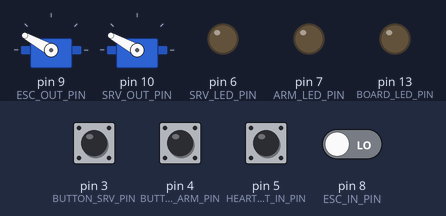
The sketch below on a simulated Arduino Uno, built with avr-gcc and run on an emulated ATmega328P. Shown: 2 × servo, output pins drawn as LEDs (lit = HIGH). Dashed ring = blinking. The test bench sets the inputs (shaded band); at power-on: pin 3 (BUTTON_SRV_PIN), pin 4 (BUTTON_ARM_PIN), pin 5 (HEARTBEAT_IN_PIN) HIGH, pin 8 (ESC_IN_PIN) LOW. EEPROM starts erased; servo pulses on a pin are drawn as a servo (544–2400 µs = 0–180°); pins used as bus, display or sensor lines are not drawn.

Above: at 1.2 s.
1.3 s: pin 4 (BUTTON_ARM_PIN) pulled LOW for 0.15 s
At 1.57 s:
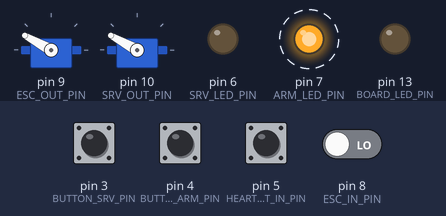
4.3 s: pin 3 (BUTTON_SRV_PIN) pulled LOW for 0.15 s
At 4.8 s:
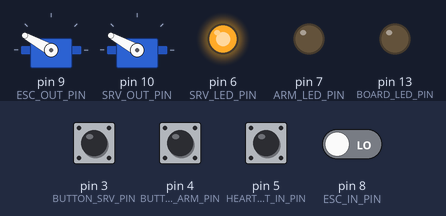
5.9 s: pin 4 (BUTTON_ARM_PIN) pulled LOW for 1 s
At 6.17 s:
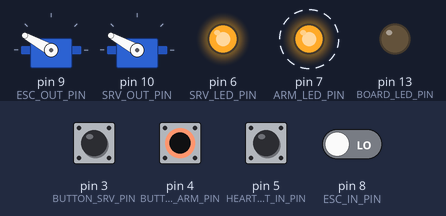
8.9 s: pin 3 (BUTTON_SRV_PIN) pulled LOW for 1 s
At 9.5 s:
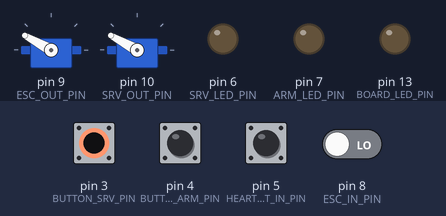
11.4 s: pin 3 (BUTTON_SRV_PIN) driven LOW and pin 4 (BUTTON_ARM_PIN) driven LOW
At 13.56 s:
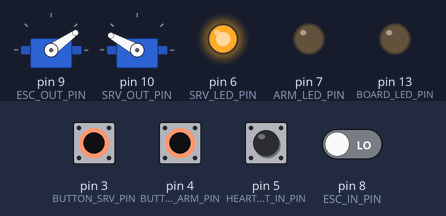
14.4 s: pin 3 (BUTTON_SRV_PIN) pulsed HIGH 2 times (0.12 s each, 0.3 s apart)
At 16.4 s:
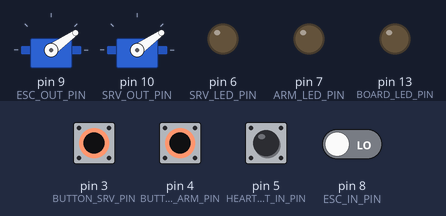
Timing chart, 0 to 18.4 s (numbered marks = the images above; inputs shaded):
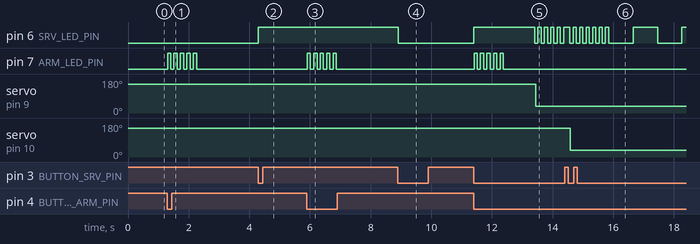

Measured:
- after the input at 1.3 s, pin 7 (ARM_LED_PIN): alternates HIGH for 0.11 s and LOW for 0.11 s, 10 changes in all, then stays LOW, starting at once
- after the input at 4.3 s, pin 6 (SRV_LED_PIN): LOW → HIGH at once
- after the input at 5.9 s, pin 7 (ARM_LED_PIN): alternates HIGH for 0.11 s and LOW for 0.11 s, 10 changes in all, then stays LOW, starting at once
- after the input at 8.9 s, pin 6 (SRV_LED_PIN): HIGH → LOW at once
- after the input at 11.4 s, pin 6 (SRV_LED_PIN): LOW → HIGH at once, then repeats every 0.21 s: LOW 0.10 s, HIGH 0.11 s; pin 7 (ARM_LED_PIN): alternates HIGH for 0.11 s and LOW for 0.11 s, 10 changes in all, then stays LOW, starting at once; servo on pin 9 (ESC_OUT_PIN): 151° → 35° after 2.0 s
- after the input at 14.4 s, servo on pin 10 (SRV_OUT_PIN): 151° → 35° after 0.18 s

The sketch:

EmergensySystem.ino
```cpp
#include <util/atomic.h>
#include <EEPROM.h>
#include "ButtonWatcher.h"
#include "LedController.h"

/////////////////////////////////////////////////////////////////////////////////////////////////////////////

// ESC input
#define ESC_IN_PIN 8 // ESC inpit pin
#define ESC_IN_PIN_REG PINB // pin 8 is ATmega pin B0 in port B
#define ESC_IN_PIN_FLAG PINB0 // pin B0

#define ESC_IN_UPDATE_INTERVAL 20 // 20 ms

// Heartbeat input
#define HEARTBEAT_IN_PIN 5
#define HEARTBEAT_IN_PIN_REG PIND
#define HEARTBEAT_IN_PIN_FLAG PIND5
#define HEARTBEAT_TIMEOUT 100 // max timeout between heartbeat pulses in milliseconds
#define HEARTBEAT_CAPTURE_TIMEOUT 1000 // in milliseconds
#define HEARTBEAT_UPDATE_INTERVAL HEARTBEAT_TIMEOUT / 4

// ESC outpit
#define ESC_OUT_PIN 9 // ESC output pin (this is OC1A ATmega pin)
#define ESC_OUT_REG OCR1A // register to write output

// Servo output
#define SRV_OUT_PIN 10 // servo output pin (this is OC1B ATmega pin)
#define SRV_OUT_REG OCR1B

// TOP value for timer1, used for servo input and output
// 16 MHz with prescaler 8 give 0,5 mks tacts
// 20 ms servo update period - 40000 tacts
#define TIMER1_TOP 40000

// Servo control button
#define BUTTON_SRV_PIN 3
#define BUTTON_SRV_REG PIND
#define BUTTON_SRV_FLAG PIND3

// Arm/Disarm button
#define BUTTON_ARM_PIN 4
#define BUTTON_ARM_REG PIND
#define BUTTON_ARM_FLAG PIND4

// Button state update interval
#define BUTTON_UPDATE_INTERVAL 50 // 50 ms

// Max/Min values for servo input and output in misroseconds
#define SERVO_MAX 2100
#define SERVO_MIN 900

// Servo state LED
#define SRV_LED_PIN 6
CLedController servoLedController( SRV_LED_PIN );

// Arm/Disarm LED
#define ARM_LED_PIN 7
CLedController armLedController( ARM_LED_PIN );

// On-board LED
#define BOARD_LED_PIN 13
CLedController boardLedController( BOARD_LED_PIN );

// LED state update interval
#define LED_UPDATE_INTERVAL 10 // 10 ms

// EEPROM addresses
#define ESC_MIN_ADDRESS 0 // min ECS out value
#define SERVO_OPEN_ADDRESS sizeof( int ) // servo open position
#define SERVO_CLOSE_ADDRESS 2 * sizeof( int ) // servo close position

// servo and ESC calibration values
unsigned int servoOpenPos = SERVO_MIN;
unsigned int servoClosePos = SERVO_MAX;
unsigned int escMinPos = SERVO_MIN;

/////////////////////////////////////////////////////////////////////////////////////////////////////////////

unsigned int readEEPROM( int address )
{
	byte hi = EEPROM.read( address );
	byte lo = EEPROM.read( address + 1 );
	return word( hi, lo );
}

void writeEEPROM( int address, unsigned int value )
{
	EEPROM.write( address, highByte( value ) );
	EEPROM.write( address + 1, lowByte( value ) );
}

/////////////////////////////////////////////////////////////////////////////////////////////////////////////

inline unsigned int restrictServoValue( unsigned int servoValue )
{
	return min( max( servoValue, SERVO_MIN ), SERVO_MAX );
}

/////////////////////////////////////////////////////////////////////////////////////////////////////////////
// Operation state

enum TState {
	S_DISARM_OPEN,
	S_DISARM_CLOSE,
	S_ARMED,
	S_FIRED,
	S_CAL_ESC,
	S_CAL_OPEN,
	S_CAL_CLOSE
};

TState state = S_DISARM_OPEN;

/////////////////////////////////////////////////////////////////////////////////////////////////////////////
// Output PWM control

// Set output ESC signal is microseconds
void setEscOut( unsigned int escValue )
{
	ATOMIC_BLOCK( ATOMIC_RESTORESTATE )
	{
		// resolution is 0,5 mks so multiply by 2
		ESC_OUT_REG = 2 * restrictServoValue( escValue );
	}
}

// Set output servo signal is microseconds
void setServoOut( unsigned int servoValue )
{
	ATOMIC_BLOCK( ATOMIC_RESTORESTATE )
	{
		// resolution is 0,5 mks so multiply by 2
		SRV_OUT_REG = 2 * restrictServoValue( servoValue );
	}
}

/////////////////////////////////////////////////////////////////////////////////////////////////////////////
// ESC input processing

// timer overflow count since ESC pilse started
volatile uint8_t overflowCount = 0;
// read esc input value in microseconds
volatile unsigned int escInput = SERVO_MIN;

// Hande ESC input signal change (if any)
inline void processEscInput()
{
	// read counter value as soon as possible
	const unsigned int counter = TCNT1;

	// prev state as bit flag in pin register
	static uint8_t prevState = 0;

	// current state as bit flag
	uint8_t state = ( ESC_IN_PIN_REG & _BV( ESC_IN_PIN_FLAG ) );
	if( !( state ^ prevState ) ) {
		// if no state schange - nothing to do
		return;
	}
	prevState = state;

	static unsigned int pulseStart = counter;

	if( state ) { // change from LOW to HIGH
		pulseStart = counter;
		overflowCount = 0;
	} else { // change from HIGH to LOW
		// calc pulse lenght
		unsigned int pulseLen = 0xFFFF;
		// there is possibility that counter overflows in this ISR before counter value is read
		// in this case overflowCount will not be incremented
		// so check the values of counter and pulseStart
		if( overflowCount == 0 && counter > pulseStart ) {
			// overflow didn't happen
			pulseLen = counter - pulseStart;
		} else if( overflowCount == 1 && counter < pulseStart ) {
			// single overflow happened and pulse is not too long
			pulseLen = ( TIMER1_TOP - pulseStart ) + counter;
		} // if more than one overflow happened - pulse is too long

		// if pulse is neither too long nor to short - update input value
		if( pulseLen < SERVO_MAX * 4 && pulseLen > SERVO_MIN ) {
			// restrict the value anyway
			escInput = restrictServoValue( pulseLen / 2 );
		}
	}
}

/////////////////////////////////////////////////////////////////////////////////////////////////////////////
// Heartbeat input processing

volatile bool hasHeartbeat = false;

inline void onHeatbeatCapture()
{
	boardLedController.TurnOn();
}

inline void onHeartbeatLost()
{
	boardLedController.TurnOff();
	if( state == S_ARMED ) {
		setEscOut( escMinPos ); // block motor
		setServoOut( servoOpenPos ); // fire parachute
		armLedController.BlinkConstantly( 400 );
		servoLedController.TurnOff();
		state = S_FIRED;
	}
}

inline void processHeartbeat()
{
	unsigned long currentMillis = millis();
	static unsigned long prevPulseMillis = 0; // time of previous heartbeat pulse
	static unsigned long pulsesStartMillis = 0; // time of first pulse

	// check if heartbeat is lost
	if( prevPulseMillis != 0 && currentMillis - prevPulseMillis > HEARTBEAT_TIMEOUT ) {
		// too long time passed from prev pulse
		hasHeartbeat = false;
		prevPulseMillis = 0;
		pulsesStartMillis = 0;
	}

	// check state change
	// pullup is enabled -> deafult state is HIGH
	static uint8_t prevState = _BV( HEARTBEAT_IN_PIN_FLAG );
	uint8_t state = ( HEARTBEAT_IN_PIN_REG & _BV( HEARTBEAT_IN_PIN_FLAG ) );
	if( !( state ^ prevState ) ) {
		// if no state schange - nothing else to do
		return;
	}
	// signal is changed on heartbeat pin
	prevState = state; // remember prev state
	prevPulseMillis = currentMillis; // remember pulse time

	if( !hasHeartbeat && pulsesStartMillis != 0 && currentMillis - pulsesStartMillis > HEARTBEAT_CAPTURE_TIMEOUT ) {
		// have heartbeat pulses for long enough time
		hasHeartbeat = true;
	}

	// remember time of first pulse in sequence
	if( pulsesStartMillis == 0 ) {
		pulsesStartMillis = currentMillis;
	}
}

/////////////////////////////////////////////////////////////////////////////////////////////////////////////
// Button processing

volatile bool armButtonPress = false;
volatile bool armButtonLongPress = false;
static CButtonWatcher armDisarmButtonWatcher( &armButtonPress, &armButtonLongPress );

volatile bool servoButtonPress = false;
volatile bool servoButtonLongPress = false;
static CButtonWatcher servoButtonWatcher( &servoButtonPress, &servoButtonLongPress );

inline void onArmButtonPress()
{
	// we can arm only from S_DISARM_CLOSE if heartbeat signal is present
	// if this condition is not met - blink LED quickly as a warning
	if( state != S_ARMED && state != S_FIRED && ( state != S_DISARM_CLOSE || !hasHeartbeat ) ) {
		armLedController.BlinkShort( 100, 5 );
	}
}

inline void onArmButtonLongPress()
{

	switch( state ) {
		case S_DISARM_CLOSE:
			// arm if servo is closed and we have heartbeat
			if( hasHeartbeat ) {
				armLedController.TurnOn();
				state = S_ARMED;
			}
			break;
		case S_ARMED:
			// disarm to S_DISARM_CLOSE
			setEscOut( escMinPos );
			armLedController.TurnOff();
			state = S_DISARM_CLOSE;
			break;
		case S_FIRED:
			// disarm to S_DISARM_OPEN
			setEscOut( escMinPos );
			armLedController.TurnOff();
			state = S_DISARM_OPEN;
			break;
	}
}

inline void onServoButtonPress()
{
	switch( state ) {
		case S_DISARM_OPEN:
			// close servo
			setServoOut( servoClosePos );
			servoLedController.TurnOn();
			state = S_DISARM_CLOSE;
			break;

		case S_DISARM_CLOSE:
			// open servo
			setServoOut( servoOpenPos );
			servoLedController.TurnOff();
			state = S_DISARM_OPEN;
			break;
		case S_CAL_ESC:
			// remember esc min pos and go to servo open pos calibration
			servoLedController.BlinkShort( 100, 5 );
			escMinPos = escInput;
			writeEEPROM( ESC_MIN_ADDRESS, escMinPos );
			state = S_CAL_OPEN;
			break;

		case S_CAL_OPEN:
			// remember servo open pos
			servoLedController.BlinkShort( 100, 5 );
			servoOpenPos = escInput;
			writeEEPROM( SERVO_OPEN_ADDRESS, servoOpenPos );
			state = S_CAL_CLOSE;
			break;

		case S_CAL_CLOSE:
			// remember servo close pos
			servoLedController.TurnOn();
			servoLedController.BlinkShort( 100, 5 );
			servoClosePos = escInput;
			writeEEPROM( SERVO_CLOSE_ADDRESS, servoClosePos );
			state = S_DISARM_CLOSE;
			break;
	}
}

inline void onServoButtonLongPress()
{
	if( state == S_DISARM_OPEN || state == S_DISARM_CLOSE ) {
		// switch to ESC min pos calibration mode
		servoLedController.BlinkConstantly( 800 );
		servoLedController.BlinkShort( 100, 5 );
		state = S_CAL_ESC;
	}
}

/////////////////////////////////////////////////////////////////////////////////////////////////////////////
// Pass captured ESC input to ESC output or Servo output

void passThroughEscInput()
{
	// if armed or in ESC min pos calibration - pass ESC input to ESC output
	if( state == S_ARMED || state == S_CAL_ESC ) {
		setEscOut( escInput );
	}

	// calibration - pass ESC input to Servo output
	if( state == S_CAL_OPEN || state == S_CAL_CLOSE ) {
		setServoOut( escInput );
	}
}

/////////////////////////////////////////////////////////////////////////////////////////////////////////////
// Interrupts

// Pin change interrupt 0 routine
ISR( PCINT0_vect )
{
	ATOMIC_BLOCK( ATOMIC_RESTORESTATE )
	{
		processEscInput();
	}
}

// Pin change interrupt 2 routine
ISR( PCINT2_vect )
{
	ATOMIC_BLOCK( ATOMIC_RESTORESTATE )
	{
		// process heartbeat signal
		processHeartbeat();
		// process button presses
		armDisarmButtonWatcher.UpdateButtonState( !bit_is_set( BUTTON_ARM_REG, BUTTON_ARM_FLAG ) );
		servoButtonWatcher.UpdateButtonState( !bit_is_set( BUTTON_SRV_REG, BUTTON_SRV_FLAG ) );
	}
}

// Timer overflow interrupt routine
ISR( TIMER1_OVF_vect )
{
	ATOMIC_BLOCK( ATOMIC_RESTORESTATE )
	{
		if( overflowCount < 2 ) {
			overflowCount++;
		}
	}
}

/////////////////////////////////////////////////////////////////////////////////////////////////////////////
// Setup

// Setup 16-bit timer\counter1 for ESC\servo output
void setupTimer1()
{
	ATOMIC_BLOCK( ATOMIC_RESTORESTATE )
	{
		// Fast PWM mode, TOP is ICR1
		// enable output from OCR1A and OCR1B
		// prescaler 1/8
		TCCR1A = _BV( WGM11 ) | _BV( COM1A1 ) |_BV( COM1B1 );
		TCCR1B = _BV( CS11 ) | _BV( WGM12 ) | _BV( WGM13 );

		// set TOP value
		ICR1 = TIMER1_TOP;

		ESC_OUT_REG = escMinPos * 2;
		SRV_OUT_REG = servoOpenPos * 2;

		// enable timer overflow interrupt
		// this timer counter is also used to measure ESC input pulses
		// so we need to know when counter overflows
		TIMSK1 = _BV( TOIE1 );
	}
}

// Set pin change interrupt on ESC input pin and button pins
void setupPinChangeInterrupt()
{
	ATOMIC_BLOCK( ATOMIC_RESTORESTATE )
	{
		// digital pin 8 (PCINT0) corresponds to pin change interrupt 0
		PCICR |= _BV( PCIE0 ); // enable pin change interrupt 0
		PCMSK0 |= _BV( PCINT0 ); // enable interrupt on PCINT0 pin (Esc input)

		// digital pins 3 (PCINT19), 4 (PCINT20), 5 (PCINT21) correspond to pin change interrupt 2
		PCICR |= _BV( PCIE2 ); // enable pin change interrupt 2
		PCMSK2 |= _BV( PCINT19 ); // enable interrupt on PCINT19 pin (Servo button)
		PCMSK2 |= _BV( PCINT20 ); // enable interrupt on PCINT20 pin (Arm/Disarm button)
		PCMSK2 |= _BV( PCINT21 ); // enable interrupt on PCINT21 pin (Heatbeat input)
	}
}

// Main setup
void setup()
{
	pinMode( ESC_IN_PIN, INPUT );
	pinMode( HEARTBEAT_IN_PIN, INPUT_PULLUP );
	pinMode( ESC_OUT_PIN, OUTPUT );
	digitalWrite( ESC_OUT_PIN, LOW );
	pinMode( SRV_OUT_PIN, OUTPUT );
	digitalWrite( SRV_OUT_PIN, LOW );

	pinMode( BUTTON_ARM_PIN, INPUT_PULLUP );
	pinMode( BUTTON_SRV_PIN, INPUT_PULLUP );

	pinMode( SRV_LED_PIN, OUTPUT );
	pinMode( ARM_LED_PIN, OUTPUT );
	pinMode( BOARD_LED_PIN, OUTPUT );

	// read saved EEPROM values
	escMinPos = restrictServoValue( readEEPROM( ESC_MIN_ADDRESS ) );
	servoOpenPos = restrictServoValue( readEEPROM( SERVO_OPEN_ADDRESS ) );
	servoClosePos = restrictServoValue( readEEPROM( SERVO_CLOSE_ADDRESS ) );

	setupTimer1();
	setupPinChangeInterrupt();

	//Serial.begin( 9600 );
	//Serial.print( "Finished setup\r\n" );
}

/////////////////////////////////////////////////////////////////////////////////////////////////////////////
// Main loop

void loop()
{
	unsigned long currentMillis = millis();

	// Update LED state
	static unsigned long prevLedUpdate = currentMillis;
	if( currentMillis - prevLedUpdate >= LED_UPDATE_INTERVAL ) {
		servoLedController.UpdateState( currentMillis );
		armLedController.UpdateState( currentMillis );
		boardLedController.UpdateState( currentMillis );
		prevLedUpdate = currentMillis;
	}

	// Update heartbeat state
	static unsigned long prevHeartbeatUpdate = currentMillis;
	static bool prevHasHeartbeat = false;
	if( currentMillis - prevHeartbeatUpdate >= HEARTBEAT_UPDATE_INTERVAL ) {
		prevHeartbeatUpdate= currentMillis;
		ATOMIC_BLOCK( ATOMIC_RESTORESTATE )
		{
			processHeartbeat();
		}
		if( !prevHasHeartbeat && hasHeartbeat ) {
			onHeatbeatCapture();
		}
		if( prevHasHeartbeat && !hasHeartbeat ) {
			onHeartbeatLost();
		}
		prevHasHeartbeat = hasHeartbeat;
	}

	// Update and pass through ESC input
	static unsigned long prevEscInUpdate = currentMillis;
	if( currentMillis - prevEscInUpdate >= ESC_IN_UPDATE_INTERVAL ) {
		passThroughEscInput();
		prevEscInUpdate = currentMillis;
	}

	// Update button state
	static unsigned long prevButtonUpdate = currentMillis;
	if( currentMillis - prevButtonUpdate >= BUTTON_UPDATE_INTERVAL ) {
		prevButtonUpdate = currentMillis;
		ATOMIC_BLOCK( ATOMIC_RESTORESTATE )
		{
			// process button presses
			armDisarmButtonWatcher.UpdateButtonState( !bit_is_set( BUTTON_ARM_REG, BUTTON_ARM_FLAG ) );
			servoButtonWatcher.UpdateButtonState( !bit_is_set( BUTTON_SRV_REG, BUTTON_SRV_FLAG ) );
		}

		// Process button presses
		if( armButtonPress ) {
			//Serial.print( "Arm press.\r\n" );
			onArmButtonPress();
			armButtonPress = false;
		}
		if( armButtonLongPress ) {
			//Serial.print( "Arm long press.\r\n" );
			onArmButtonLongPress();
			armButtonLongPress = false;
		}
		if( servoButtonPress ) {
			//Serial.print( "Servo press.\r\n" );
			onServoButtonPress();
			servoButtonPress = false;
		}
		if( servoButtonLongPress ) {
			//Serial.print( "Servo long press.\r\n" );
			onServoButtonLongPress();
			servoButtonLongPress = false;
		}
	}
}
```

ButtonWatcher.cpp
```cpp
#include "ButtonWatcher.h"

// Class to handle button presses with debounce.

static const long DebounceTimeout = 100; // 100 ms timeout
static const long LongPressTimeout = 2000; // 2 s press is a long press

CButtonWatcher::CButtonWatcher( volatile bool* _pressFlag, volatile bool* _longPressFlag ) :
	pressFlag( _pressFlag ),
	longPressFlag( _longPressFlag ),
	prevState( false ),
	isButtonPressed( false ),
	isLongPressDetected( false ),
	timeDown( 0 ),
	timeUp( 0 )
{
}

void CButtonWatcher::UpdateButtonState( bool isPressed )
{
	if( isPressed != prevState ) {
		if( isPressed ) {
			onPress();
		} else {
			onRelease();
		}
	} else {
		onSameState();
	}

	prevState = isPressed;
}

void CButtonWatcher::onPress()
{
	if( !isButtonPressed ) {
		isButtonPressed = true;
		timeDown = millis();
		if( pressFlag != 0 ) {
			*pressFlag = true;
		}
	}
}

void CButtonWatcher::onRelease()
{
	timeUp = millis();
}

void CButtonWatcher::onSameState()
{
	long time = millis();
	if( isButtonPressed // we consider button is pressed
		&& !prevState  // but actual button is released
		&& ( time - timeUp ) > DebounceTimeout ) // for long enough time
	{
		// consider button released
		isButtonPressed = false;
		isLongPressDetected = false;
	} else if( isButtonPressed // we consider button is pressed
		&& !isLongPressDetected // and we didn't catch long press yet
		&& ( time - timeDown ) > LongPressTimeout // and button is pressed long enough
		&& longPressFlag != 0 ) // and we have callback
	{
		// catch long press
		*longPressFlag = true;
		isLongPressDetected = true;
	}
}
```

ButtonWatcher.h
```cpp
#pragma once
#include <Arduino.h>

// Class to handle button presses with debounce.

class CButtonWatcher {
public:
	// watcher sets report flags when detects press or long press
	// user can then check flag state, do some actions, reset flag etc.
	CButtonWatcher( volatile bool* pressFlag, volatile bool* longPressFlag );

	// call this every time the pin state changes and time to time in a loop
	void UpdateButtonState( bool isPressed );

private:
	volatile bool* pressFlag;
	volatile bool* longPressFlag;

	volatile bool prevState; // actual state of button pin
	volatile bool isButtonPressed; // do WE consider button pressed
	volatile bool isLongPressDetected;
	volatile long timeDown;
	volatile long timeUp;

	inline void onPress();
	inline void onRelease();
	inline void onSameState();
};
```

LedController.h
```cpp
#pragma once
#include <Arduino.h>

// Class to control LED (on, off, blink)

class CLedController {
public:
	CLedController( uint8_t ledPin );

	// fuctions to control LED state
	void TurnOn();
	void TurnOff();
	void Switch();
	void BlinkConstantly( int intervalMillis );
	void BlinkShort( int intervalMillis, int blinkCount );

	// call this in loop, interval depends on desired blink resolution
	void UpdateState( unsigned long millis );

private:
	uint8_t ledPin;
	int blinkInterval; // zero if state is On or Off
	int shortBlinkChangeCount;
	int shortBlinkInterval;
	unsigned long prevStateChangeMillis;
};
```

Source omitted: LedController.cpp (1261 bytes)
